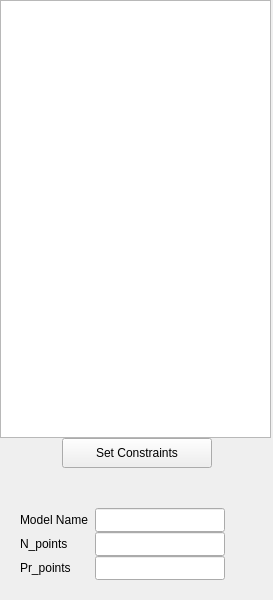
<?xml version="1.0" encoding="UTF-8"?>
<ui version="4.0">
 <class>Widget</class>
 <widget class="QWidget" name="Widget">
  <property name="geometry">
   <rect>
    <x>0</x>
    <y>0</y>
    <width>273</width>
    <height>600</height>
   </rect>
  </property>
  <property name="minimumSize">
   <size>
    <width>271</width>
    <height>0</height>
   </size>
  </property>
  <property name="maximumSize">
   <size>
    <width>273</width>
    <height>16777215</height>
   </size>
  </property>
  <property name="windowTitle">
   <string>Widget</string>
  </property>
  <layout class="QGridLayout" name="gridLayout">
   <property name="sizeConstraint">
    <enum>QLayout::SizeConstraint::SetMinimumSize</enum>
   </property>
   <property name="leftMargin">
    <number>0</number>
   </property>
   <property name="topMargin">
    <number>0</number>
   </property>
   <property name="rightMargin">
    <number>0</number>
   </property>
   <property name="bottomMargin">
    <number>0</number>
   </property>
   <property name="spacing">
    <number>0</number>
   </property>
   <item row="0" column="0">
    <layout class="QVBoxLayout" name="verticalLayout">
     <property name="spacing">
      <number>0</number>
     </property>
     <item>
      <widget class="QTableView" name="tableView">
       <property name="minimumSize">
        <size>
         <width>271</width>
         <height>300</height>
        </size>
       </property>
       <property name="maximumSize">
        <size>
         <width>271</width>
         <height>16777215</height>
        </size>
       </property>
      </widget>
     </item>
     <item>
      <layout class="QVBoxLayout" name="verticalLayout_5">
       <property name="spacing">
        <number>0</number>
       </property>
       <item>
        <layout class="QHBoxLayout" name="horizontalLayout_5" stretch="0,0,0">
         <property name="spacing">
          <number>0</number>
         </property>
         <item>
          <spacer name="horizontalSpacer_5">
           <property name="orientation">
            <enum>Qt::Orientation::Horizontal</enum>
           </property>
           <property name="sizeType">
            <enum>QSizePolicy::Policy::Expanding</enum>
           </property>
           <property name="sizeHint" stdset="0">
            <size>
             <width>40</width>
             <height>20</height>
            </size>
           </property>
          </spacer>
         </item>
         <item>
          <widget class="QPushButton" name="pushButton">
           <property name="minimumSize">
            <size>
             <width>150</width>
             <height>30</height>
            </size>
           </property>
           <property name="maximumSize">
            <size>
             <width>150</width>
             <height>30</height>
            </size>
           </property>
           <property name="text">
            <string>Set Constraints</string>
           </property>
          </widget>
         </item>
         <item>
          <spacer name="horizontalSpacer_6">
           <property name="orientation">
            <enum>Qt::Orientation::Horizontal</enum>
           </property>
           <property name="sizeType">
            <enum>QSizePolicy::Policy::Expanding</enum>
           </property>
           <property name="sizeHint" stdset="0">
            <size>
             <width>40</width>
             <height>20</height>
            </size>
           </property>
          </spacer>
         </item>
        </layout>
       </item>
       <item>
        <spacer name="verticalSpacer">
         <property name="orientation">
          <enum>Qt::Orientation::Vertical</enum>
         </property>
         <property name="sizeType">
          <enum>QSizePolicy::Policy::Fixed</enum>
         </property>
         <property name="sizeHint" stdset="0">
          <size>
           <width>20</width>
           <height>40</height>
          </size>
         </property>
        </spacer>
       </item>
       <item>
        <layout class="QHBoxLayout" name="horizontalLayout_6">
         <property name="spacing">
          <number>0</number>
         </property>
         <item>
          <spacer name="horizontalSpacer_7">
           <property name="orientation">
            <enum>Qt::Orientation::Horizontal</enum>
           </property>
           <property name="sizeType">
            <enum>QSizePolicy::Policy::Fixed</enum>
           </property>
           <property name="sizeHint" stdset="0">
            <size>
             <width>20</width>
             <height>24</height>
            </size>
           </property>
          </spacer>
         </item>
         <item>
          <widget class="QLabel" name="label_3">
           <property name="minimumSize">
            <size>
             <width>75</width>
             <height>24</height>
            </size>
           </property>
           <property name="maximumSize">
            <size>
             <width>75</width>
             <height>24</height>
            </size>
           </property>
           <property name="text">
            <string>Model Name</string>
           </property>
          </widget>
         </item>
         <item>
          <widget class="QLineEdit" name="pluginModelName">
           <property name="minimumSize">
            <size>
             <width>130</width>
             <height>24</height>
            </size>
           </property>
           <property name="maximumSize">
            <size>
             <width>130</width>
             <height>24</height>
            </size>
           </property>
          </widget>
         </item>
         <item>
          <spacer name="horizontalSpacer_8">
           <property name="orientation">
            <enum>Qt::Orientation::Horizontal</enum>
           </property>
           <property name="sizeType">
            <enum>QSizePolicy::Policy::Expanding</enum>
           </property>
           <property name="sizeHint" stdset="0">
            <size>
             <width>40</width>
             <height>20</height>
            </size>
           </property>
          </spacer>
         </item>
        </layout>
       </item>
       <item>
        <layout class="QHBoxLayout" name="horizontalLayout_4">
         <property name="spacing">
          <number>0</number>
         </property>
         <item>
          <spacer name="horizontalSpacer">
           <property name="orientation">
            <enum>Qt::Orientation::Horizontal</enum>
           </property>
           <property name="sizeType">
            <enum>QSizePolicy::Policy::Fixed</enum>
           </property>
           <property name="sizeHint" stdset="0">
            <size>
             <width>20</width>
             <height>24</height>
            </size>
           </property>
          </spacer>
         </item>
         <item>
          <widget class="QLabel" name="label">
           <property name="minimumSize">
            <size>
             <width>75</width>
             <height>24</height>
            </size>
           </property>
           <property name="maximumSize">
            <size>
             <width>75</width>
             <height>24</height>
            </size>
           </property>
           <property name="text">
            <string>N_points</string>
           </property>
          </widget>
         </item>
         <item>
          <widget class="QLineEdit" name="Npoints">
           <property name="minimumSize">
            <size>
             <width>130</width>
             <height>24</height>
            </size>
           </property>
           <property name="maximumSize">
            <size>
             <width>130</width>
             <height>24</height>
            </size>
           </property>
          </widget>
         </item>
         <item>
          <spacer name="horizontalSpacer_2">
           <property name="orientation">
            <enum>Qt::Orientation::Horizontal</enum>
           </property>
           <property name="sizeType">
            <enum>QSizePolicy::Policy::Expanding</enum>
           </property>
           <property name="sizeHint" stdset="0">
            <size>
             <width>40</width>
             <height>20</height>
            </size>
           </property>
          </spacer>
         </item>
        </layout>
       </item>
       <item>
        <layout class="QHBoxLayout" name="horizontalLayout_3">
         <property name="spacing">
          <number>0</number>
         </property>
         <item>
          <spacer name="horizontalSpacer_3">
           <property name="orientation">
            <enum>Qt::Orientation::Horizontal</enum>
           </property>
           <property name="sizeType">
            <enum>QSizePolicy::Policy::Fixed</enum>
           </property>
           <property name="sizeHint" stdset="0">
            <size>
             <width>20</width>
             <height>24</height>
            </size>
           </property>
          </spacer>
         </item>
         <item>
          <widget class="QLabel" name="label_2">
           <property name="minimumSize">
            <size>
             <width>75</width>
             <height>24</height>
            </size>
           </property>
           <property name="maximumSize">
            <size>
             <width>75</width>
             <height>24</height>
            </size>
           </property>
           <property name="text">
            <string>Pr_points</string>
           </property>
          </widget>
         </item>
         <item>
          <widget class="QLineEdit" name="prPoints">
           <property name="minimumSize">
            <size>
             <width>130</width>
             <height>24</height>
            </size>
           </property>
           <property name="maximumSize">
            <size>
             <width>130</width>
             <height>24</height>
            </size>
           </property>
          </widget>
         </item>
         <item>
          <spacer name="horizontalSpacer_4">
           <property name="orientation">
            <enum>Qt::Orientation::Horizontal</enum>
           </property>
           <property name="sizeType">
            <enum>QSizePolicy::Policy::Expanding</enum>
           </property>
           <property name="sizeHint" stdset="0">
            <size>
             <width>40</width>
             <height>20</height>
            </size>
           </property>
          </spacer>
         </item>
        </layout>
       </item>
      </layout>
     </item>
     <item>
      <spacer name="verticalSpacer_2">
       <property name="orientation">
        <enum>Qt::Orientation::Vertical</enum>
       </property>
       <property name="sizeType">
        <enum>QSizePolicy::Policy::Fixed</enum>
       </property>
       <property name="sizeHint" stdset="0">
        <size>
         <width>20</width>
         <height>20</height>
        </size>
       </property>
      </spacer>
     </item>
     <item>
      <layout class="QGridLayout" name="gridLayout_2" rowstretch="0" columnstretch="0" rowminimumheight="0" columnminimumwidth="0">
       <property name="spacing">
        <number>0</number>
       </property>
      </layout>
     </item>
    </layout>
   </item>
  </layout>
 </widget>
 <resources/>
 <connections/>
</ui>
